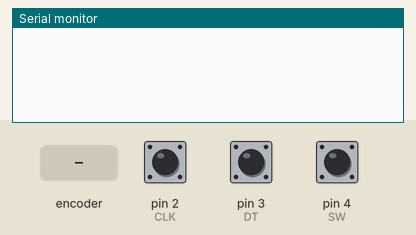
Simulated run of this sketch. Board: Arduino Uno, built with avr-gcc and run on an emulated ATmega328P. Shown: the last lines printed to the serial monitor. The inputs (shaded band) are chosen by the test bench; at power-on: pin 4 (SW) HIGH, pin 2 (CLK) HIGH, pin 3 (DT) HIGH.

Above: at 1.2 s.
1.3 s: rotary encoder on pin 2 (CLK) / pin 3 (DT) turned 1 step (first pin leading)
At 2.5 s:
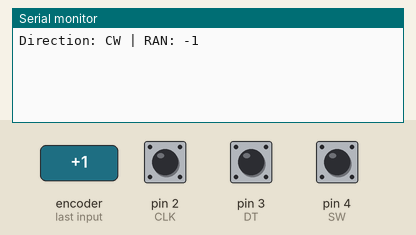
3.0 s: pin 4 (SW) pulled LOW for 0.15 s
At 4.2 s:
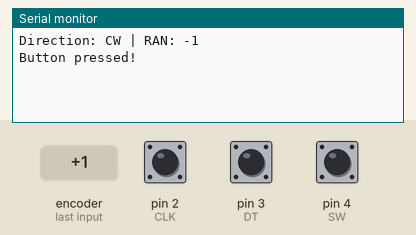
4.6 s: rotary encoder on pin 2 (CLK) / pin 3 (DT) turned 2 steps (second pin leading)
At 6.1 s:
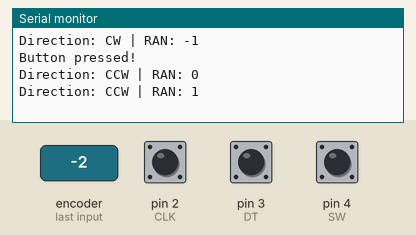

Measured:
- after the input at 1.3 s, the serial monitor: prints a new line after 0.05 s (image 1)
- after the input at 3.0 s, the serial monitor: prints a new line at once (image 2)
- after the input at 4.6 s, the serial monitor: prints a new line after 0.08 s (image 3)

The sketch:

rangeencoder.ino
```cpp
// Rotary Encoder Inputs
#define CLK 2
#define DT 3
#define SW 4

int RAN = 0;
int currentRAN;
int lastRAN;
String currentRANDir ="";
unsigned long lastRANButtonPress = 0;

void setup() {

  // Set encoder pins as inputs
  pinMode(CLK,INPUT);
  pinMode(DT,INPUT);
  pinMode(SW, INPUT_PULLUP);

  // Setup Serial Monitor
  Serial.begin(9600);

  // Read the initial state of CLK
  lastRAN = digitalRead(CLK);
}

void loop() {

  // Read the current state of CLK
  currentRAN = digitalRead(CLK);

  // If last and current state of CLK are different, then pulse occurred
  // React to only 1 state change to avoid double count
  if (currentRAN != lastRAN  && currentRAN == 1){

    // If the DT state is different than the CLK state then
    // the encoder is rotating CCW so decrement
    if (digitalRead(DT) != currentRAN) {
      RAN --;
      currentRANDir ="CW";
    } else {
      // Encoder is rotating CW so increment
      RAN ++;
      currentRANDir ="CCW";
    }

    Serial.print("Direction: ");
    Serial.print(currentRANDir);
    Serial.print(" | RAN: ");
    Serial.println(RAN);
  }

  // Remember last CLK state
  lastRAN = currentRAN;

  // Read the button state
  int btnState = digitalRead(SW);

  //If we detect LOW signal, button is pressed
  if (btnState == LOW) {
    //if 50ms have passed since last LOW pulse, it means that the
    //button has been pressed, released and pressed again
    if (millis() - lastRANButtonPress > 50) {
      Serial.println("Button pressed!");
    }

    // Remember last button press event
    lastRANButtonPress = millis();
  }

  // Put in a slight delay to help debounce the reading
  delay(1);
}
```
